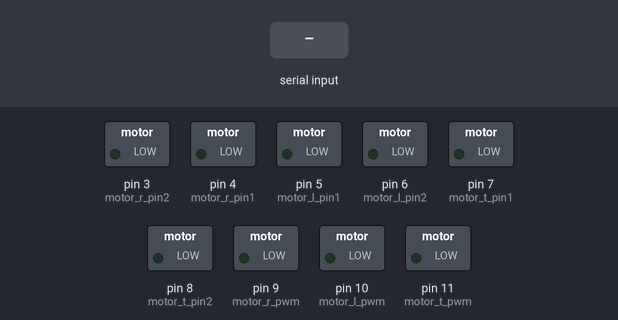
This sketch was run on a simulated Arduino Uno, built with avr-gcc and run on an emulated ATmega328P. Shown: switched loads named in the sketch (green lamp = pin HIGH). The inputs (shaded band) are chosen by the test bench. What the sketch prints to the serial monitor is not drawn.

Above: at 1.2 s.
1.3 s: "r" received over Serial
At 2.5 s:
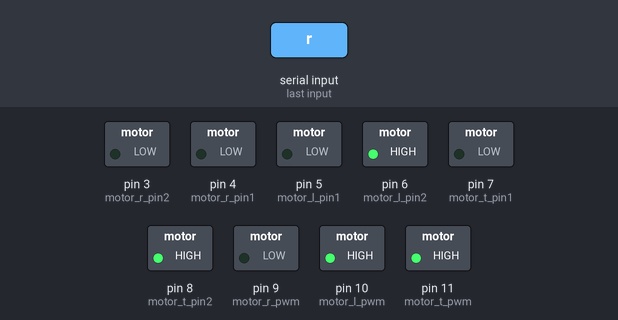
2.8 s: "F" received over Serial
At 4.1 s:
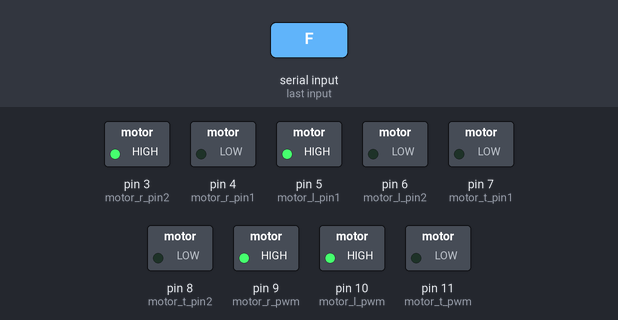
4.8 s: "B" received over Serial
At 5.7 s:
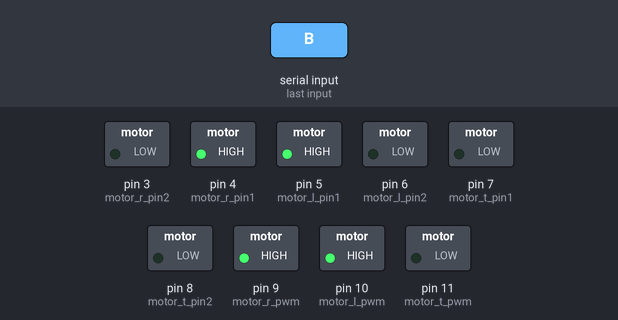
6.8 s: "L" received over Serial
At 8.4 s:
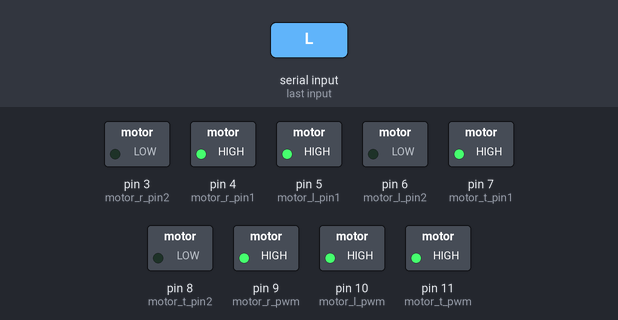
8.8 s: "R" received over Serial
At 9.9 s:
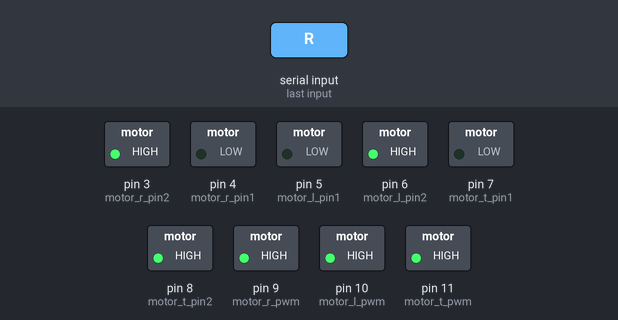
10.8 s: "C" received over Serial
At 12.7 s:
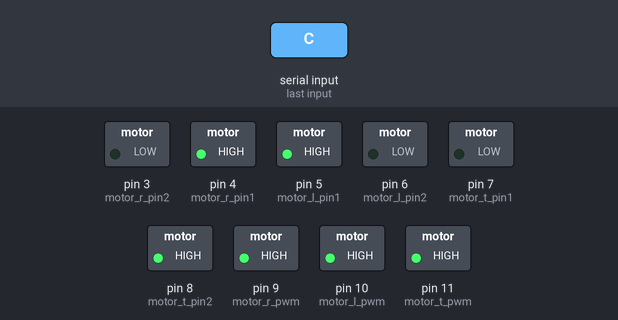
Timing chart, 0 to 13.8 s (numbered marks = the images above; inputs shaded):
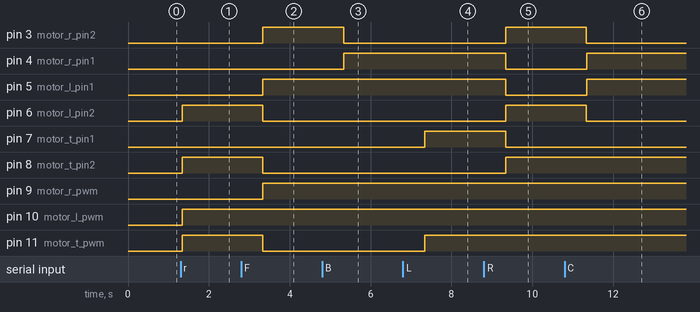

Measured:
- after the input at 1.3 s, pin 6 (motor_l_pin2), pin 8 (motor_t_pin2), pin 10 (motor_l_pwm), pin 11 (motor_t_pwm): LOW → HIGH at once
- after the input at 2.8 s, pin 3 (motor_r_pin2), pin 5 (motor_l_pin1), pin 9 (motor_r_pwm): LOW → HIGH after 0.54 s; pin 6 (motor_l_pin2), pin 8 (motor_t_pin2), pin 11 (motor_t_pwm): HIGH → LOW after 0.54 s
- after the input at 4.8 s, pin 3 (motor_r_pin2): HIGH → LOW after 0.54 s; pin 4 (motor_r_pin1): LOW → HIGH after 0.54 s
- after the input at 6.8 s, pin 7 (motor_t_pin1), pin 11 (motor_t_pwm): LOW → HIGH after 0.54 s
- after the input at 8.8 s, pin 3 (motor_r_pin2), pin 6 (motor_l_pin2), pin 8 (motor_t_pin2): LOW → HIGH after 0.54 s; pin 4 (motor_r_pin1), pin 5 (motor_l_pin1), pin 7 (motor_t_pin1): HIGH → LOW after 0.54 s
- after the input at 10.8 s, pin 3 (motor_r_pin2), pin 6 (motor_l_pin2): HIGH → LOW after 0.54 s; pin 4 (motor_r_pin1), pin 5 (motor_l_pin1): LOW → HIGH after 0.54 s

The sketch:

3_wheel_omni_drive1.ino
```cpp
// C++ code
//

int motor_l_pin1=5;
int motor_l_pin2=6;
int motor_l_pwm=10;
int motor_r_pin1=4;
int motor_r_pin2=3;
int motor_r_pwm=9;
int motor_t_pin1=7;
int motor_t_pin2=8;
int motor_t_pwm=11;
 char drive_direction=NULL;
void setup()
{
  pinMode(motor_l_pin1, OUTPUT);
  pinMode(motor_l_pin2, OUTPUT);
  pinMode(motor_l_pwm, OUTPUT);
  pinMode(motor_r_pin1, OUTPUT);
  pinMode(motor_r_pin2, OUTPUT);
  pinMode(motor_r_pwm, OUTPUT);
  pinMode(motor_t_pin1, OUTPUT);
  pinMode(motor_t_pin2, OUTPUT);
  pinMode(motor_t_pwm, OUTPUT);


  Serial.begin(9600);
}

void stop_(){
       digitalWrite(motor_r_pin1,LOW);
      digitalWrite(motor_r_pin2,LOW);
      digitalWrite(motor_r_pwm,LOW);
      digitalWrite(motor_l_pin1,LOW);
      digitalWrite(motor_l_pin2,LOW);
      digitalWrite(motor_l_pwm,LOW);
      digitalWrite(motor_t_pin1,LOW);
      digitalWrite(motor_t_pin2,LOW);
      digitalWrite(motor_t_pwm,LOW);


}

void direction_control(char motor_,char direction){

  if(motor_=='r'){
    if(direction=='c'){
      digitalWrite(motor_r_pin1,LOW);
      digitalWrite(motor_r_pin2,HIGH);
      digitalWrite(motor_r_pwm,HIGH);

    }else{
      digitalWrite(motor_r_pin1,HIGH);
      digitalWrite(motor_r_pin2,LOW);
      digitalWrite(motor_r_pwm,HIGH);

    }

  }else if(motor_=='l'){
     if(direction=='c'){
      digitalWrite(motor_l_pin1,LOW);
      digitalWrite(motor_l_pin2,HIGH);
      digitalWrite(motor_l_pwm,HIGH);

    }else{
      digitalWrite(motor_l_pin1,HIGH);
      digitalWrite(motor_l_pin2,LOW);
      digitalWrite(motor_l_pwm,HIGH);

     }

  }else if(motor_=='t'){
        if(direction=='c'){
        digitalWrite(motor_t_pin1,LOW);
        digitalWrite(motor_t_pin2,HIGH);
        digitalWrite(motor_t_pwm,HIGH);


        }else{
      digitalWrite(motor_t_pin1,HIGH);
      digitalWrite(motor_t_pin2,LOW);
      digitalWrite(motor_t_pwm,HIGH);


     }

  }

}
void loop(){
   Serial.println("Enter a direction (F/B/R/L/Clockwise(C)/Diagonal(D):");
  if(Serial.available()>0){

    drive_direction=Serial.read();


    if(drive_direction=='F'){
     stop_();
     direction_control('l','a');
     direction_control('r','c');

    }else if(drive_direction=='B'){
     stop_();
     direction_control('l','a');
     direction_control('r','a');


    }else if(drive_direction=='L'){
     stop_();
     direction_control('t','a');
     direction_control('r','a');
     direction_control('l','a');

    }else if(drive_direction=='R'){
     stop_();
     direction_control('t','c');
     direction_control('r','c');
     direction_control('l','c');

    }else if(drive_direction=='C'){
     stop_();
     direction_control('t','c');
     direction_control('l','a');
     direction_control('r','a');

    }else{
     stop_();
     direction_control('t','c');
     direction_control('l','c');


    }
  delay(2000);
}
}
```
